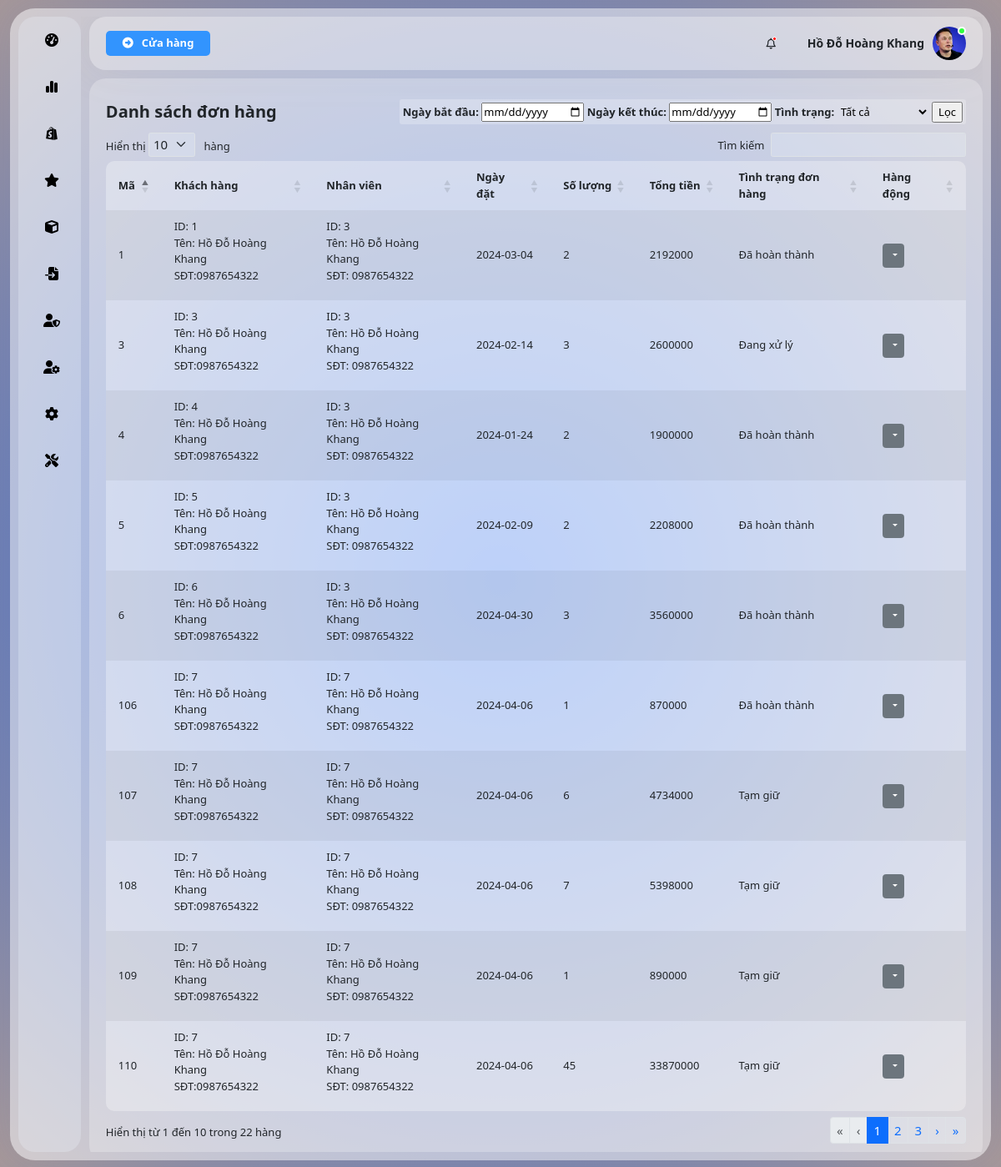
Screenshot of /admin/index.php?danhmuc=quanlydonhang (signed in) with the database file from the repository.
### tables this page shows
CREATE TABLE `user` (
  `Ma` int(11) NOT NULL,
  `TenDangNhap` varchar(255) DEFAULT NULL,
  `HoTen` varchar(255) DEFAULT NULL,
  `NgaySinh` date DEFAULT NULL,
  `SDT` varchar(11) DEFAULT NULL,
  `Email` varchar(255) DEFAULT NULL,
  `DiaChi` varchar(255) DEFAULT NULL,
  `GioiTinh` int(1) DEFAULT NULL
);

CREATE TABLE `taikhoan` (
  `TenDangNhap` varchar(255) NOT NULL,
  `MatKhau` varchar(255) DEFAULT NULL,
  `NgayTaoTK` date DEFAULT NULL,
  `MaQuyen` int(11) DEFAULT NULL,
  `Avt` varchar(255) DEFAULT NULL,
  `TrangThai` int(11) NOT NULL
);

CREATE TABLE `phieuxuat` (
  `MaPX` int(11) NOT NULL,
  `MaNV` int(11) DEFAULT NULL,
  `MaKH` int(11) DEFAULT NULL,
  `NgayDatHang` date DEFAULT NULL,
  `TinhTrangDH` varchar(20) DEFAULT NULL,
  `TongTien` int(11) NOT NULL,
  `TongSoLuong` int(11) NOT NULL,
  `trangThai` int(1) NOT NULL
);

### admin/module/main/quanlydonhang.php (the view, shortened to what this page needs)
<?php
$conn = mysqli_connect("localhost", "root", "", "shoestore");
  $sql="SELECT
  px.MaPX,
  px.NgayDatHang,
  px.TinhTrangDH,
  px.TongTien,
  px.TongSoLuong,
  px.trangThai,
  khachhang.Ma as MaKH,
  khachhang.HoTen as HoTenKH,
  khachhang.SDT as SDTKH,
  nhanvien.Ma as MaNV,
  nhanvien.HoTen as HoTenNV,
  nhanvien.SDT as SDTNV
FROM phieuxuat px
INNER JOIN user khachhang ON px.MaKH = khachhang.Ma
INNER JOIN user nhanvien ON px.MaNV = nhanvien.Ma;";
$result = $conn->query($sql);
  ?>
<!DOCTYPE html>
<html lang="en">
<head>
</head>
<body>
<div class="tableBox ">
    <div class="tableTitle">
        <p>Danh sách đơn hàng</p>
        <div class="table-func">
            <div class="filter-container">
                <form action="index.php?danhmuc=quanlydonhang-timkiem" method="post">
                    Ngày bắt đầu: <input type="date" name="ngay_bat_dau">
                    Ngày kết thúc: <input type="date" name="ngay_ket_thuc">
                    <label>Tình trạng:</label>
                    <select name="tinh_trang">
                        <option value="">Tất cả</option>
                    </select>
                    <input type="submit" value="Lọc">
                </form>
            </div>
        </div>
    </div>
    <table id="myTable" class="table table-striped " style="width: 100%;">
        <thead>
            <tr>
                <th >Mã</th>
                <th>Khách hàng</th>
                <th>Nhân viên</th>
                <th>Ngày đặt</th>
                <th>Số lượng</th>
                <th>Tổng tiền</th>
                <th>Tình trạng đơn hàng</th>
                <th>Hàng động</th>
            </tr>
        </thead>
        <tbody>
        <?php
        while ($row = $result->fetch_assoc()) {
            if($row['trangThai'] == 1){
        ?>
      <tr>
        <td><?php echo $row['MaPX']; ?></td>
        <td>
                    <ul>
                        <li>ID: <?php echo $row['MaKH']; ?></li></li>
                        <li>Tên: <?php echo $row['HoTenKH']; ?> </li>
                        <li>SĐT:<?php echo $row['SDTKH']; ?></li>
                    </ul>
                </td>
                <td>
                    <ul>
                        <li>ID: <?php echo $row['MaNV']; ?></li></li>
                        <li>Tên: <?php echo $row['HoTenNV']; ?> </li>
                        <li>SĐT: <?php echo $row['SDTNV']; ?></li>
                    </ul>
                </td>
                <td><?php echo $row['NgayDatHang']; ?></td>
                <td><?php echo $row['TongSoLuong']; ?></td>
                <td><?php echo $row['TongTien']; ?></td>
                <td><?php echo $row['TinhTrangDH']; ?></td>
                <td>
                    <div class="dropdown" >
                        <button class="btn btn-secondary dropdown-toggle" type="button" id="dropdownMenuButton1" data-bs-toggle="dropdown" aria-expanded="false">
                        </button>
                    </div>
                </td>
      </tr>
    <?php } } ?>
        </tbody>
    </table>
</div>
</body>
</html>

### admin/module/header.php (shortened to what this page needs)
<div class="header-main">
    <p class="header-title">
    <a href="../index.php" class="header_banhang">
            <i class="fa-solid fa-circle-right icon-banhang"></i><span>Cửa hàng</span>
        </a>
    </p>
    <div class="header-notifi_user">
        <div class="notifi">
            <i class="fa-regular fa-bell"></i>
            <div class="notifi-state">
            </div>
        </div>
        <div class="user">
            <p class="user-name">
                <?php
                    require_once($_SERVER['DOCUMENT_ROOT'] . '/webbangiay/admin/config/config.php');
                    $TenDangNhap=$_SESSION['taikhoan'];
                    $sql="SELECT u.HoTen,tk.Avt FROM user u join taikhoan tk on u.TenDangNhap=tk.TenDangNhap WHERE tk.TenDangNhap='$TenDangNhap'";
                    $result=mysqli_query($connect,$sql);
                    $row=mysqli_fetch_array($result);
                    echo $row['HoTen'];
                ?>
            </p>
            <div class="user-img">
                <img src="./assets/img/<?php echo $row['Avt']?>" alt="">
                <div class="user-state">
                </div>
            </div>
        </div>
    </div>
</div>

### admin/assets/css/main.css (style rules this page uses)
:root { --white-color: #fff; --black-color:#000; --text-color:#333; }
* { box-sizing: inherit; }
html { font-size: 62.5%; font-family: 'Mona sans', sans-serif; box-sizing: border-box; background: rgb(63,94,251); background: radial-gradient(circle, rgb(0, 78, 233) 0%, rgba(165,151,154,1) 100%); }
body { background-color: transparent; }
.header-main { display: flex; justify-content: space-between; background-color: rgba(255,255,255,0.3); box-shadow: 0px 0px 50px rgba(153, 153, 153, 0.116); padding: 0px 20px; align-items: center; border-radius: 20px; margin-left: 10px; }
.header-notifi_user { display: flex; align-items: center; gap: 30px; }
.notifi { padding: 0px 8px; border-radius: 100px; font-size: 14px; text-align: center; line-height: 30px; position: relative; }
.notifi::before { content: ''; display: block; width: 0; height: 0; background-color: rgba(255,255,255,0.5); position: absolute; border-radius: 1000px; top: 50%; left: 50%; transform: translate(-50%, -50%); transition: all ease-in-out 0.15s; z-index: -1; }
.notifi-state { width: 5px; height: 5px; background-color: red; position: absolute; top: 7px; right:7px; border-radius: 10px; border: 0.5px solid white; }
.user { display: flex; align-items: center; position: relative; }
.header-title { font-size: 17px; font-weight: 800; }
.user { cursor: pointer; }
.user-name { margin-right: 10px; font-size: 14px; font-weight: 600; }
.user-img img { width: 40px; height: 40px; object-fit: cover; border-radius: 1000px; position: relative; }
.user-img { position: relative; }
.user-img::after { content: ''; display: block; position: absolute; width: 0; height: 0; background-color: rgba(249, 0, 0, 0.5); top: 48.5%; left: 50%; transform: translate(-50%, -50%); z-index: -1; border-radius: 1000px; transition: all ease-in-out 0.15s; }
.user-state { position: absolute; width: 10px; height: 10px; border-radius: 100px; background-color: rgb(47, 255, 61); top: 0; right: 0; border: 2px solid white; }
.user::after { content: ''; display: block; position: absolute; height: 10px; top: 100%; right: 0; left: 0; }
.tableTitle { font-size: 20px; font-weight: 700; display: flex; justify-content: space-between; align-items: center; }
.tableTitle p { font-size: 20px; margin: 5px 0; }
.table-func { display: flex; gap: 10px; }
.filter-container { background-color: #ffffff3d; overflow: hidden; border-radius: 3px; padding: 0 4px; }
.filter-container select { background-color: transparent; height: 100%; width: 110px; border: none; height: 30px; }
.header_banhang { background-color: #3294fe; font-size: 16px; padding: 5px 20px ; color: white; display: flex; align-items: center; gap: 10px; cursor: pointer; border-radius: 5px; text-decoration: none; }
.icon-banhang { color: white; transition: all 0.2s ease-in-out; }

### admin/module/menu.php (style rules this page uses)
ul { list-style: none; }

### admin/module/main/quanlydonhang.php (style rules this page uses)
ul { padding: 0; }

### rows the page displays
user: HoTen "Hồ Đỗ Hoàng Khang", TenDangNhap.Avt (picture)
phieuxuat: MaPX "1", MaKH.Ma "1", MaKH.HoTen "Hồ Đỗ Hoàng Khang", MaKH.SDT "0987654322", MaNV.Ma "3", MaNV.HoTen "Hồ Đỗ Hoàng Khang", MaNV.SDT "0987654322", NgayDatHang "2024-03-04", TongSoLuong "2", TongTien "2192000", TinhTrangDH "Đã hoàn thành"
phieuxuat: MaPX "3", MaNV.Ma "3", MaNV.HoTen "Hồ Đỗ Hoàng Khang", MaNV.SDT "0987654322", NgayDatHang "2024-02-14", TongSoLuong "3", TongTien "2600000", TinhTrangDH "Đang xử lý"
phieuxuat: MaPX "4", MaKH.Ma "4", MaKH.HoTen "Hồ Đỗ Hoàng Khang", MaKH.SDT "0987654322", MaNV.Ma "3", MaNV.HoTen "Hồ Đỗ Hoàng Khang", MaNV.SDT "0987654322", NgayDatHang "2024-01-24", TongSoLuong "2", TongTien "1900000", TinhTrangDH "Đã hoàn thành"
phieuxuat: MaPX "5", MaKH.Ma "5", MaKH.HoTen "Hồ Đỗ Hoàng Khang", MaKH.SDT "0987654322", MaNV.Ma "3", MaNV.HoTen "Hồ Đỗ Hoàng Khang", MaNV.SDT "0987654322", NgayDatHang "2024-02-09", TongSoLuong "2", TongTien "2208000", TinhTrangDH "Đã hoàn thành"
phieuxuat: MaPX "6", MaKH.Ma "6", MaKH.HoTen "Hồ Đỗ Hoàng Khang", MaKH.SDT "0987654322", MaNV.Ma "3", MaNV.HoTen "Hồ Đỗ Hoàng Khang", MaNV.SDT "0987654322", NgayDatHang "2024-04-30", TongSoLuong "3", TongTien "3560000", TinhTrangDH "Đã hoàn thành"
phieuxuat: MaPX "106", MaNV.Ma "7", MaNV.HoTen "Hồ Đỗ Hoàng Khang", MaNV.SDT "0987654322", NgayDatHang "2024-04-06", TongSoLuong "1", TongTien "870000", TinhTrangDH "Đã hoàn thành"
phieuxuat: MaPX "107", MaNV.Ma "7", MaNV.HoTen "Hồ Đỗ Hoàng Khang", MaNV.SDT "0987654322", NgayDatHang "2024-04-06", TongSoLuong "6", TongTien "4734000", TinhTrangDH "Tạm giữ"
phieuxuat: MaPX "108", MaNV.Ma "7", MaNV.HoTen "Hồ Đỗ Hoàng Khang", MaNV.SDT "0987654322", NgayDatHang "2024-04-06", TongSoLuong "7", TongTien "5398000", TinhTrangDH "Tạm giữ"
phieuxuat: MaPX "109", MaNV.Ma "7", MaNV.HoTen "Hồ Đỗ Hoàng Khang", MaNV.SDT "0987654322", NgayDatHang "2024-04-06", TongSoLuong "1", TongTien "890000", TinhTrangDH "Tạm giữ"
phieuxuat: MaPX "110", MaNV.Ma "7", MaNV.HoTen "Hồ Đỗ Hoàng Khang", MaNV.SDT "0987654322", NgayDatHang "2024-04-06", TongSoLuong "45", TongTien "33870000", TinhTrangDH "Tạm giữ"
